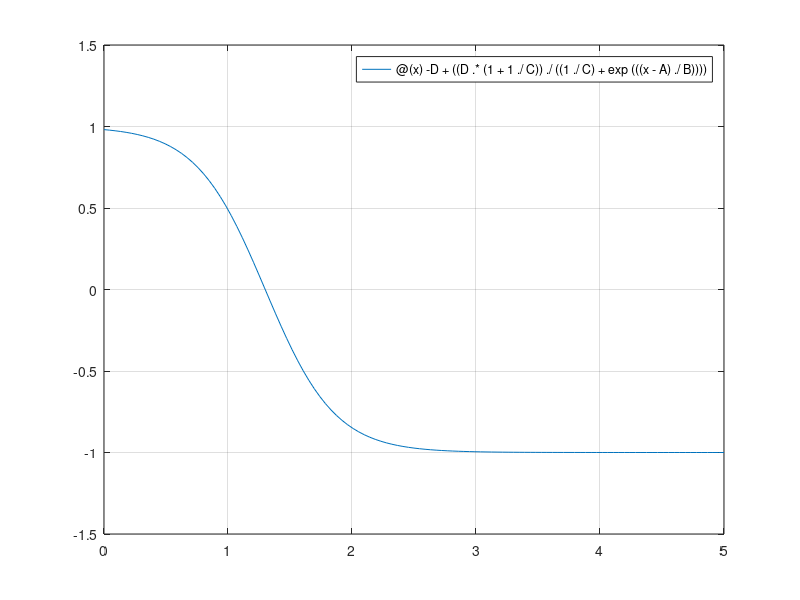

The MATLAB source for this figure:
A = 1.3;
B = 0.28;
C = 1;
D = 1;

fnc = @(x) -D+((D.*(1+1./C))./((1./C)+exp(((x-A)./B))));

fplot(fnc, [0 5]);
ylim([-1.5 1.5]);
grid on
